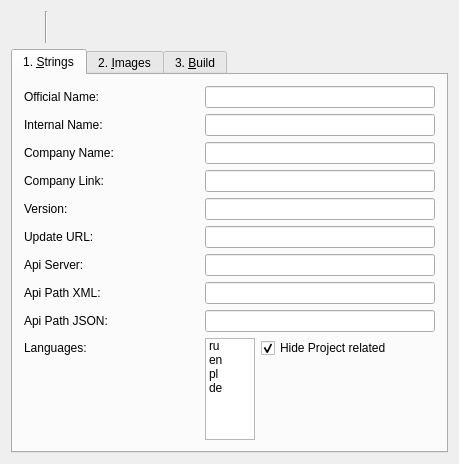
<?xml version="1.0" encoding="UTF-8"?>
<ui version="4.0">
 <class>QEasyCustDlg</class>
 <widget class="QDialog" name="QEasyCustDlg">
  <property name="geometry">
   <rect>
    <x>0</x>
    <y>0</y>
    <width>459</width>
    <height>431</height>
   </rect>
  </property>
  <property name="windowTitle">
   <string>QEasyCustDlg</string>
  </property>
  <property name="windowIcon">
   <iconset resource="icons.qrc">
    <normaloff>:/prog/main</normaloff>:/prog/main</iconset>
  </property>
  <layout class="QVBoxLayout" name="verticalLayout">
   <item>
    <layout class="QHBoxLayout" name="horizontalLayout_2">
     <property name="spacing">
      <number>2</number>
     </property>
     <item>
      <widget class="QPushButton" name="pushNew">
       <property name="minimumSize">
        <size>
         <width>32</width>
         <height>32</height>
        </size>
       </property>
       <property name="maximumSize">
        <size>
         <width>32</width>
         <height>32</height>
        </size>
       </property>
       <property name="toolTip">
        <string>&lt;html&gt;&lt;head/&gt;&lt;body&gt;&lt;p&gt;&lt;span style=&quot; text-decoration: underline;&quot;&gt;N&lt;/span&gt;ew Customization&lt;/p&gt;&lt;/body&gt;&lt;/html&gt;</string>
       </property>
       <property name="text">
        <string/>
       </property>
       <property name="icon">
        <iconset resource="icons.qrc">
         <normaloff>:/commands/new</normaloff>:/commands/new</iconset>
       </property>
       <property name="iconSize">
        <size>
         <width>24</width>
         <height>24</height>
        </size>
       </property>
       <property name="shortcut">
        <string>Ctrl+N</string>
       </property>
       <property name="flat">
        <bool>true</bool>
       </property>
      </widget>
     </item>
     <item>
      <widget class="Line" name="line">
       <property name="orientation">
        <enum>Qt::Vertical</enum>
       </property>
      </widget>
     </item>
     <item>
      <widget class="QPushButton" name="pushOpen">
       <property name="minimumSize">
        <size>
         <width>32</width>
         <height>32</height>
        </size>
       </property>
       <property name="maximumSize">
        <size>
         <width>32</width>
         <height>32</height>
        </size>
       </property>
       <property name="toolTip">
        <string>&lt;html&gt;&lt;head/&gt;&lt;body&gt;&lt;p&gt;&lt;span style=&quot; text-decoration: underline;&quot;&gt;L&lt;/span&gt;oad Customization&lt;/p&gt;&lt;/body&gt;&lt;/html&gt;</string>
       </property>
       <property name="text">
        <string/>
       </property>
       <property name="icon">
        <iconset resource="icons.qrc">
         <normaloff>:/commands/open</normaloff>:/commands/open</iconset>
       </property>
       <property name="iconSize">
        <size>
         <width>24</width>
         <height>24</height>
        </size>
       </property>
       <property name="shortcut">
        <string>Ctrl+O</string>
       </property>
       <property name="flat">
        <bool>true</bool>
       </property>
      </widget>
     </item>
     <item>
      <widget class="QPushButton" name="pushSave">
       <property name="minimumSize">
        <size>
         <width>32</width>
         <height>32</height>
        </size>
       </property>
       <property name="maximumSize">
        <size>
         <width>32</width>
         <height>32</height>
        </size>
       </property>
       <property name="toolTip">
        <string>&lt;html&gt;&lt;head/&gt;&lt;body&gt;&lt;p&gt;&lt;span style=&quot; text-decoration: underline;&quot;&gt;S&lt;/span&gt;ave Customization&lt;/p&gt;&lt;/body&gt;&lt;/html&gt;</string>
       </property>
       <property name="text">
        <string/>
       </property>
       <property name="icon">
        <iconset resource="icons.qrc">
         <normaloff>:/commands/save</normaloff>:/commands/save</iconset>
       </property>
       <property name="iconSize">
        <size>
         <width>24</width>
         <height>24</height>
        </size>
       </property>
       <property name="shortcut">
        <string>Ctrl+S</string>
       </property>
       <property name="flat">
        <bool>true</bool>
       </property>
      </widget>
     </item>
     <item>
      <spacer name="horizontalSpacer_2">
       <property name="orientation">
        <enum>Qt::Horizontal</enum>
       </property>
       <property name="sizeHint" stdset="0">
        <size>
         <width>40</width>
         <height>20</height>
        </size>
       </property>
      </spacer>
     </item>
     <item>
      <widget class="QPushButton" name="pushQuit">
       <property name="minimumSize">
        <size>
         <width>32</width>
         <height>32</height>
        </size>
       </property>
       <property name="maximumSize">
        <size>
         <width>32</width>
         <height>32</height>
        </size>
       </property>
       <property name="toolTip">
        <string>&lt;html&gt;&lt;head/&gt;&lt;body&gt;&lt;p&gt;Cancel and &lt;span style=&quot; text-decoration: underline;&quot;&gt;Q&lt;/span&gt;uit!&lt;/p&gt;&lt;/body&gt;&lt;/html&gt;</string>
       </property>
       <property name="text">
        <string/>
       </property>
       <property name="icon">
        <iconset resource="icons.qrc">
         <normaloff>:/commands/quit</normaloff>:/commands/quit</iconset>
       </property>
       <property name="iconSize">
        <size>
         <width>24</width>
         <height>24</height>
        </size>
       </property>
       <property name="shortcut">
        <string>Ctrl+Q</string>
       </property>
       <property name="flat">
        <bool>true</bool>
       </property>
      </widget>
     </item>
    </layout>
   </item>
   <item>
    <widget class="QTabWidget" name="tabWidget">
     <property name="currentIndex">
      <number>0</number>
     </property>
     <widget class="QWidget" name="tabStrings">
      <attribute name="title">
       <string>1. &amp;Strings</string>
      </attribute>
      <layout class="QGridLayout" name="gridLayout">
       <item row="0" column="0">
        <widget class="QLabel" name="label">
         <property name="text">
          <string>Official Name:</string>
         </property>
        </widget>
       </item>
       <item row="0" column="1" colspan="2">
        <widget class="QLineEdit" name="lineOffName">
         <property name="toolTip">
          <string>&lt;html&gt;&lt;head/&gt;&lt;body&gt;&lt;p&gt;&lt;span style=&quot; font-weight:600;&quot;&gt;Official Name of the Program&lt;/span&gt;&lt;/p&gt;&lt;p&gt;Use a name like &amp;quot;VLC-Record&amp;quot; here. &lt;/p&gt;&lt;/body&gt;&lt;/html&gt;</string>
         </property>
         <property name="text">
          <string/>
         </property>
        </widget>
       </item>
       <item row="1" column="0">
        <widget class="QLabel" name="label_2">
         <property name="text">
          <string>Internal Name:</string>
         </property>
        </widget>
       </item>
       <item row="1" column="1" colspan="2">
        <widget class="QLineEdit" name="lineIntName">
         <property name="toolTip">
          <string>&lt;html&gt;&lt;head/&gt;&lt;body&gt;&lt;p&gt;&lt;span style=&quot; font-weight:600;&quot;&gt;Internal Name&lt;/span&gt;&lt;/p&gt;&lt;p&gt;Use a name in ASCII characters without spaces e.g. &amp;quot;vlc-record&amp;quot;.&lt;/p&gt;&lt;/body&gt;&lt;/html&gt;</string>
         </property>
         <property name="text">
          <string/>
         </property>
        </widget>
       </item>
       <item row="2" column="0">
        <widget class="QLabel" name="label_3">
         <property name="text">
          <string>Company Name:</string>
         </property>
        </widget>
       </item>
       <item row="2" column="1" colspan="2">
        <widget class="QLineEdit" name="lineCompName">
         <property name="toolTip">
          <string>&lt;html&gt;&lt;head/&gt;&lt;body&gt;&lt;p&gt;&lt;span style=&quot; font-weight:600;&quot;&gt;Company Name&lt;/span&gt;&lt;/p&gt;&lt;p&gt;Type the (not to long) company name here e.g. &amp;quot;Jo2003.Inc&amp;quot;.&lt;/p&gt;&lt;/body&gt;&lt;/html&gt;</string>
         </property>
         <property name="text">
          <string/>
         </property>
        </widget>
       </item>
       <item row="3" column="0">
        <widget class="QLabel" name="label_4">
         <property name="text">
          <string>Company Link:</string>
         </property>
        </widget>
       </item>
       <item row="3" column="1" colspan="2">
        <widget class="QLineEdit" name="lineCompLink">
         <property name="toolTip">
          <string>&lt;html&gt;&lt;head/&gt;&lt;body&gt;&lt;p&gt;&lt;span style=&quot; font-weight:600;&quot;&gt;Company Link&lt;/span&gt;&lt;/p&gt;&lt;p&gt;Type the http link to you company, e.g.&lt;/p&gt;&lt;p&gt;&amp;quot;http://vlc-record.coujo.de&amp;quot;&lt;/p&gt;&lt;/body&gt;&lt;/html&gt;</string>
         </property>
         <property name="text">
          <string/>
         </property>
        </widget>
       </item>
       <item row="4" column="0">
        <widget class="QLabel" name="label_5">
         <property name="text">
          <string>Version:</string>
         </property>
        </widget>
       </item>
       <item row="4" column="1" colspan="2">
        <widget class="QLineEdit" name="lineVersion">
         <property name="toolTip">
          <string>&lt;html&gt;&lt;head/&gt;&lt;body&gt;&lt;p&gt;&lt;span style=&quot; font-weight:600;&quot;&gt;Version&lt;/span&gt;&lt;/p&gt;&lt;p&gt;insert the version of the application here. The version should match the one of the program binary.&lt;/p&gt;&lt;/body&gt;&lt;/html&gt;</string>
         </property>
         <property name="text">
          <string/>
         </property>
        </widget>
       </item>
       <item row="5" column="0">
        <widget class="QLabel" name="label_6">
         <property name="text">
          <string>Update URL:</string>
         </property>
        </widget>
       </item>
       <item row="5" column="1" colspan="2">
        <widget class="QLineEdit" name="lineUpdUrl">
         <property name="toolTip">
          <string>&lt;html&gt;&lt;head/&gt;&lt;body&gt;&lt;p&gt;&lt;span style=&quot; font-weight:600;&quot;&gt;Update URL&lt;/span&gt;&lt;/p&gt;&lt;p&gt;Please type in the URL of the update XML file. This file contains the update information for your product.&lt;/p&gt;&lt;/body&gt;&lt;/html&gt;</string>
         </property>
         <property name="text">
          <string/>
         </property>
        </widget>
       </item>
       <item row="6" column="0">
        <widget class="QLabel" name="label_9">
         <property name="text">
          <string>Api Server:</string>
         </property>
        </widget>
       </item>
       <item row="6" column="1" colspan="2">
        <widget class="QLineEdit" name="lineApiSrv">
         <property name="toolTip">
          <string>&lt;html&gt;&lt;head/&gt;&lt;body&gt;&lt;p&gt;&lt;span style=&quot; font-weight:600;&quot;&gt;API Server&lt;/span&gt;&lt;/p&gt;&lt;p&gt;Insert the URL of the API server without leading &amp;quot;http://&amp;quot; e.g. &amp;quot;iptv.kartina.tv&amp;quot;&lt;/p&gt;&lt;/body&gt;&lt;/html&gt;</string>
         </property>
         <property name="text">
          <string/>
         </property>
        </widget>
       </item>
       <item row="7" column="0">
        <widget class="QLabel" name="label_7">
         <property name="text">
          <string>Api Path XML:</string>
         </property>
        </widget>
       </item>
       <item row="7" column="1" colspan="2">
        <widget class="QLineEdit" name="lineApiXml">
         <property name="toolTip">
          <string>&lt;html&gt;&lt;head/&gt;&lt;body&gt;&lt;p&gt;&lt;span style=&quot; font-weight:600;&quot;&gt;Api Path XML&lt;/span&gt;&lt;/p&gt;&lt;p&gt;Insert the path to the XML interface on the API server, e.g. &amp;quot;/api/v2/xml/&amp;quot;.&lt;/p&gt;&lt;/body&gt;&lt;/html&gt;</string>
         </property>
         <property name="text">
          <string/>
         </property>
        </widget>
       </item>
       <item row="8" column="0">
        <widget class="QLabel" name="label_8">
         <property name="text">
          <string>Api Path JSON:</string>
         </property>
        </widget>
       </item>
       <item row="8" column="1" colspan="2">
        <widget class="QLineEdit" name="lineApiJson">
         <property name="toolTip">
          <string>&lt;html&gt;&lt;head/&gt;&lt;body&gt;&lt;p&gt;&lt;span style=&quot; font-weight:600;&quot;&gt;Api Path JSON&lt;/span&gt;&lt;/p&gt;&lt;p&gt;Insert the path to the JSON interface on the API server, e.g. &amp;quot;/api/v2/json/&amp;quot;.&lt;/p&gt;&lt;/body&gt;&lt;/html&gt;</string>
         </property>
         <property name="text">
          <string/>
         </property>
        </widget>
       </item>
       <item row="9" column="0">
        <widget class="QLabel" name="label_10">
         <property name="text">
          <string>Languages:</string>
         </property>
         <property name="alignment">
          <set>Qt::AlignLeading|Qt::AlignLeft|Qt::AlignVCenter</set>
         </property>
        </widget>
       </item>
       <item row="9" column="1" rowspan="2">
        <widget class="QListWidget" name="listLang">
         <property name="maximumSize">
          <size>
           <width>50</width>
           <height>16777215</height>
          </size>
         </property>
         <property name="toolTip">
          <string>&lt;html&gt;&lt;head/&gt;&lt;body&gt;&lt;p&gt;&lt;span style=&quot; font-weight:600;&quot;&gt;Supported Languages&lt;/span&gt;&lt;/p&gt;&lt;p&gt;Please supported languages. &lt;/p&gt;&lt;p&gt;Please choose at least one language!&lt;/p&gt;&lt;/body&gt;&lt;/html&gt;</string>
         </property>
         <property name="alternatingRowColors">
          <bool>false</bool>
         </property>
         <property name="selectionMode">
          <enum>QAbstractItemView::MultiSelection</enum>
         </property>
         <item>
          <property name="text">
           <string>ru</string>
          </property>
         </item>
         <item>
          <property name="text">
           <string>en</string>
          </property>
         </item>
         <item>
          <property name="text">
           <string>pl</string>
          </property>
         </item>
         <item>
          <property name="text">
           <string>de</string>
          </property>
         </item>
        </widget>
       </item>
       <item row="9" column="2">
        <widget class="QCheckBox" name="checkHideProj">
         <property name="text">
          <string>Hide Project related</string>
         </property>
         <property name="checked">
          <bool>true</bool>
         </property>
        </widget>
       </item>
      </layout>
      <zorder>label</zorder>
      <zorder>lineOffName</zorder>
      <zorder>label_2</zorder>
      <zorder>lineIntName</zorder>
      <zorder>label_3</zorder>
      <zorder>lineCompName</zorder>
      <zorder>label_4</zorder>
      <zorder>lineCompLink</zorder>
      <zorder>label_5</zorder>
      <zorder>lineVersion</zorder>
      <zorder>label_6</zorder>
      <zorder>lineUpdUrl</zorder>
      <zorder>label_9</zorder>
      <zorder>lineApiSrv</zorder>
      <zorder>label_7</zorder>
      <zorder>lineApiXml</zorder>
      <zorder>label_8</zorder>
      <zorder>lineApiJson</zorder>
      <zorder>listLang</zorder>
      <zorder>label_10</zorder>
      <zorder>checkHideProj</zorder>
     </widget>
     <widget class="QWidget" name="tabImages">
      <attribute name="title">
       <string>2. &amp;Images</string>
      </attribute>
      <layout class="QVBoxLayout" name="verticalLayout_2">
       <item>
        <widget class="QGroupBox" name="groupBox">
         <property name="title">
          <string>Program Logo</string>
         </property>
         <layout class="QGridLayout" name="gridLayout_2" columnstretch="1,1,0">
          <item row="0" column="1">
           <widget class="QLineEdit" name="lineLogoFile">
            <property name="text">
             <string/>
            </property>
           </widget>
          </item>
          <item row="0" column="2">
           <widget class="QPushButton" name="pushGetLogo">
            <property name="toolTip">
             <string>&lt;html&gt;&lt;head/&gt;&lt;body&gt;&lt;p&gt;&lt;span style=&quot; font-weight:600;&quot;&gt;Program Logo&lt;/span&gt;&lt;/p&gt;&lt;p&gt;A PNG image with at least 256 x 256 px and transparent background.&lt;/p&gt;&lt;/body&gt;&lt;/html&gt;</string>
            </property>
            <property name="text">
             <string>Logo</string>
            </property>
           </widget>
          </item>
          <item row="0" column="0">
           <widget class="QLabel" name="labLogo">
            <property name="minimumSize">
             <size>
              <width>128</width>
              <height>128</height>
             </size>
            </property>
            <property name="frameShape">
             <enum>QFrame::StyledPanel</enum>
            </property>
            <property name="text">
             <string/>
            </property>
            <property name="scaledContents">
             <bool>false</bool>
            </property>
            <property name="alignment">
             <set>Qt::AlignCenter</set>
            </property>
           </widget>
          </item>
         </layout>
        </widget>
       </item>
       <item>
        <widget class="QGroupBox" name="groupBox_2">
         <property name="title">
          <string>Player Background Image</string>
         </property>
         <layout class="QGridLayout" name="gridLayout_3" columnstretch="1,1,0">
          <item row="0" column="0">
           <widget class="QLabel" name="labBg">
            <property name="minimumSize">
             <size>
              <width>128</width>
              <height>128</height>
             </size>
            </property>
            <property name="frameShape">
             <enum>QFrame::StyledPanel</enum>
            </property>
            <property name="text">
             <string/>
            </property>
            <property name="scaledContents">
             <bool>false</bool>
            </property>
            <property name="alignment">
             <set>Qt::AlignCenter</set>
            </property>
           </widget>
          </item>
          <item row="0" column="1">
           <widget class="QLineEdit" name="lineBgFile">
            <property name="text">
             <string/>
            </property>
           </widget>
          </item>
          <item row="0" column="2">
           <widget class="QPushButton" name="pushGetBg">
            <property name="toolTip">
             <string>&lt;html&gt;&lt;head/&gt;&lt;body&gt;&lt;p&gt;&lt;span style=&quot; font-weight:600;&quot;&gt;Player Background Image&lt;/span&gt;&lt;/p&gt;&lt;p&gt;An optional PNG image with at least 256 x 256 px and transparent background. If no image is given here, program logo will be used.&lt;/p&gt;&lt;/body&gt;&lt;/html&gt;</string>
            </property>
            <property name="text">
             <string>Background</string>
            </property>
           </widget>
          </item>
         </layout>
        </widget>
       </item>
      </layout>
     </widget>
     <widget class="QWidget" name="tabBuild">
      <attribute name="title">
       <string>3. &amp;Build</string>
      </attribute>
      <layout class="QVBoxLayout" name="verticalLayout_3">
       <item>
        <widget class="QPlainTextEdit" name="plainTextEdit">
         <property name="styleSheet">
          <string notr="true">QPlainTextEdit#plainTextEdit {
color: black;
background-color: #eeeeee;
font-family: &quot;Consolas, monospace&quot;;
}
</string>
         </property>
         <property name="readOnly">
          <bool>true</bool>
         </property>
         <property name="plainText">
          <string/>
         </property>
        </widget>
       </item>
       <item>
        <layout class="QHBoxLayout" name="horizontalLayout">
         <item>
          <spacer name="horizontalSpacer">
           <property name="orientation">
            <enum>Qt::Horizontal</enum>
           </property>
           <property name="sizeHint" stdset="0">
            <size>
             <width>40</width>
             <height>20</height>
            </size>
           </property>
          </spacer>
         </item>
         <item>
          <widget class="QPushButton" name="pushSaveLog">
           <property name="text">
            <string>Save &amp;Log</string>
           </property>
           <property name="icon">
            <iconset resource="icons.qrc">
             <normaloff>:/commands/save</normaloff>:/commands/save</iconset>
           </property>
          </widget>
         </item>
         <item>
          <widget class="QPushButton" name="pushGo">
           <property name="text">
            <string>&amp;Customize</string>
           </property>
           <property name="icon">
            <iconset resource="icons.qrc">
             <normaloff>:/commands/cust</normaloff>:/commands/cust</iconset>
           </property>
          </widget>
         </item>
        </layout>
       </item>
      </layout>
     </widget>
    </widget>
   </item>
  </layout>
 </widget>
 <layoutdefault spacing="6" margin="11"/>
 <resources>
  <include location="icons.qrc"/>
 </resources>
 <connections/>
</ui>
